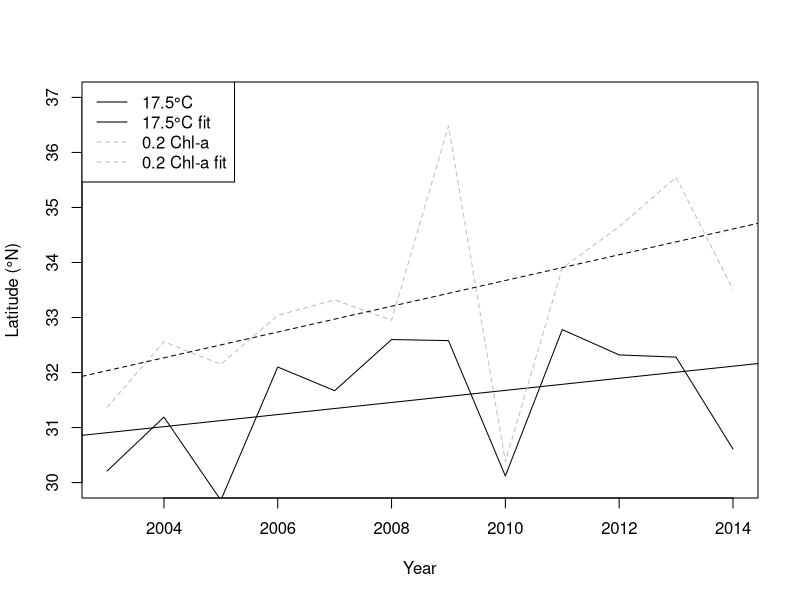

The R script that drew this image:
#Script to plot latitudes of fronts and fits

lats = read.csv('SSTFrontLatmodis.csv',header=T) #MODIS only
#lats = read.csv('SSTFrontLatboth.csv',header=T) #both (spliced from modis/seawifs files by hand r2=0.92 2003-2010

#Get slopes from linear fits
stfz.fit = lm(SST~Year,data=lats)
tzcf.fit = lm(TZCF~Year,data=lats)

#Plot Frontal latitude
plot(lats$Year, lats$SST,type="l",lty=1,col='black',ylim=c(30,37),xlab='Year',ylab='Latitude (°N)')
abline(stfz.fit)
points(lats$Year, lats$TZCF,type="l",lty=2,col='grey')
abline(tzcf.fit,lty=2)

legend('topleft',lty=c(1,1,2,2),col=c('black','black','grey','grey'),legend=c('17.5°C','17.5°C fit','0.2 Chl-a','0.2 Chl-a fit'))